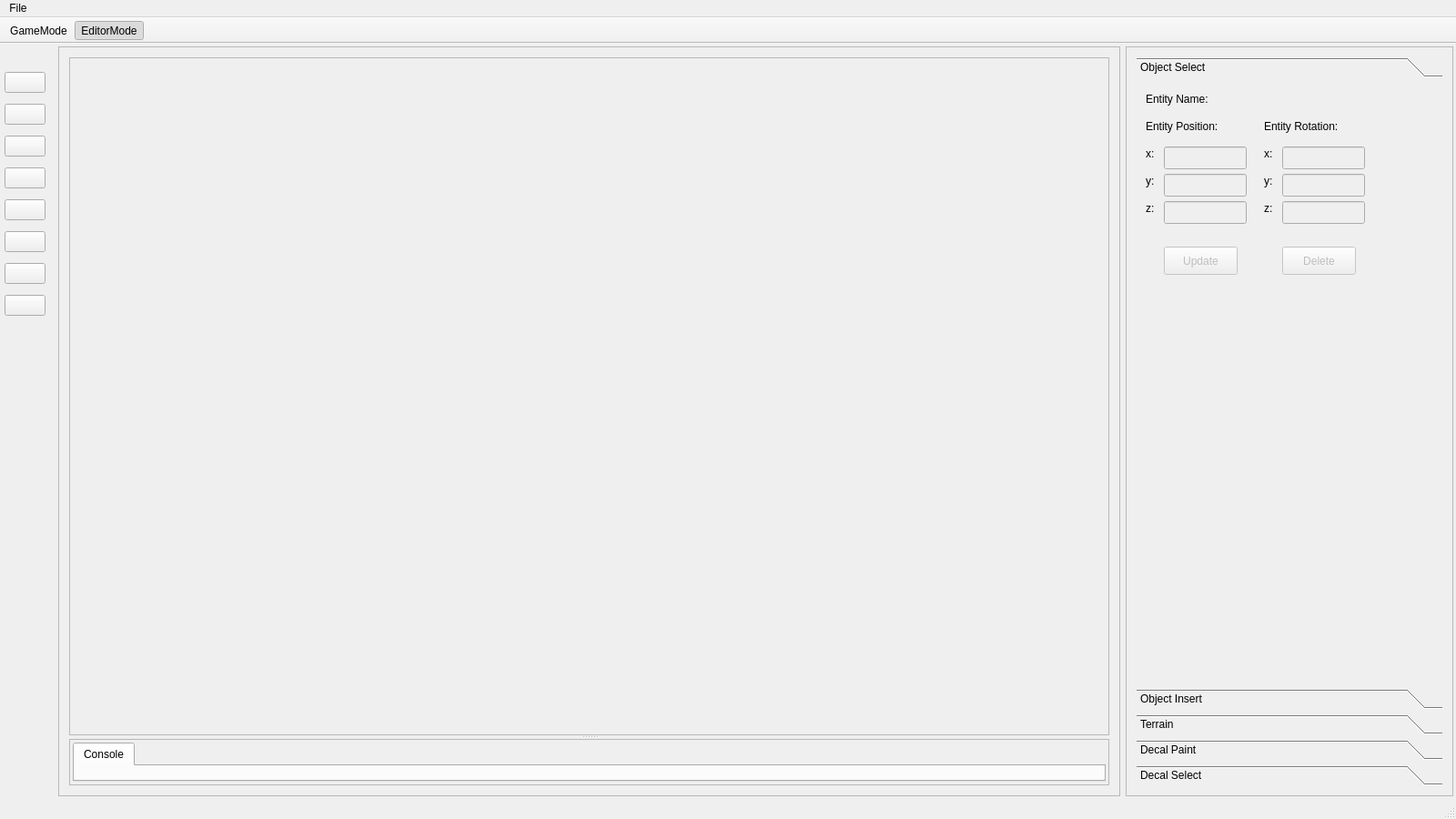
<?xml version="1.0" encoding="UTF-8"?>
<ui version="4.0">
 <class>bcBlackCatEditorClass</class>
 <widget class="QMainWindow" name="bcBlackCatEditorClass">
  <property name="geometry">
   <rect>
    <x>0</x>
    <y>0</y>
    <width>1600</width>
    <height>900</height>
   </rect>
  </property>
  <property name="sizePolicy">
   <sizepolicy hsizetype="Minimum" vsizetype="Minimum">
    <horstretch>0</horstretch>
    <verstretch>0</verstretch>
   </sizepolicy>
  </property>
  <property name="minimumSize">
   <size>
    <width>1600</width>
    <height>900</height>
   </size>
  </property>
  <property name="baseSize">
   <size>
    <width>1200</width>
    <height>750</height>
   </size>
  </property>
  <property name="windowTitle">
   <string>BlackCatEditor</string>
  </property>
  <widget class="QWidget" name="centralWidget">
   <property name="sizePolicy">
    <sizepolicy hsizetype="Expanding" vsizetype="Expanding">
     <horstretch>0</horstretch>
     <verstretch>0</verstretch>
    </sizepolicy>
   </property>
   <layout class="QVBoxLayout" name="verticalLayout_4">
    <property name="leftMargin">
     <number>3</number>
    </property>
    <property name="topMargin">
     <number>3</number>
    </property>
    <property name="rightMargin">
     <number>3</number>
    </property>
    <property name="bottomMargin">
     <number>3</number>
    </property>
    <item>
     <layout class="QHBoxLayout" name="mainLayout">
      <property name="spacing">
       <number>6</number>
      </property>
      <item>
       <widget class="QFrame" name="leftFrame">
        <property name="frameShape">
         <enum>QFrame::StyledPanel</enum>
        </property>
        <property name="frameShadow">
         <enum>QFrame::Raised</enum>
        </property>
        <layout class="QVBoxLayout" name="verticalLayout">
         <item>
          <widget class="QSplitter" name="splitter">
           <property name="orientation">
            <enum>Qt::Vertical</enum>
           </property>
           <widget class="QFrame" name="leftRenderFrame">
            <property name="sizePolicy">
             <sizepolicy hsizetype="Expanding" vsizetype="MinimumExpanding">
              <horstretch>0</horstretch>
              <verstretch>0</verstretch>
             </sizepolicy>
            </property>
            <property name="minimumSize">
             <size>
              <width>0</width>
              <height>550</height>
             </size>
            </property>
            <property name="frameShape">
             <enum>QFrame::StyledPanel</enum>
            </property>
            <property name="frameShadow">
             <enum>QFrame::Raised</enum>
            </property>
           </widget>
           <widget class="QFrame" name="leftBottomFrame">
            <property name="sizePolicy">
             <sizepolicy hsizetype="Expanding" vsizetype="Expanding">
              <horstretch>0</horstretch>
              <verstretch>0</verstretch>
             </sizepolicy>
            </property>
            <property name="baseSize">
             <size>
              <width>0</width>
              <height>0</height>
             </size>
            </property>
            <property name="frameShape">
             <enum>QFrame::StyledPanel</enum>
            </property>
            <property name="frameShadow">
             <enum>QFrame::Raised</enum>
            </property>
            <layout class="QHBoxLayout" name="horizontalLayout_3">
             <property name="spacing">
              <number>6</number>
             </property>
             <property name="leftMargin">
              <number>3</number>
             </property>
             <property name="topMargin">
              <number>3</number>
             </property>
             <property name="rightMargin">
              <number>3</number>
             </property>
             <property name="bottomMargin">
              <number>3</number>
             </property>
             <item>
              <widget class="QTabWidget" name="leftBottomTab">
               <property name="currentIndex">
                <number>0</number>
               </property>
               <widget class="QWidget" name="consoleTab">
                <attribute name="title">
                 <string>Console</string>
                </attribute>
               </widget>
              </widget>
             </item>
            </layout>
           </widget>
          </widget>
         </item>
        </layout>
       </widget>
      </item>
      <item>
       <widget class="QFrame" name="rightFrame">
        <property name="sizePolicy">
         <sizepolicy hsizetype="Fixed" vsizetype="Preferred">
          <horstretch>0</horstretch>
          <verstretch>0</verstretch>
         </sizepolicy>
        </property>
        <property name="minimumSize">
         <size>
          <width>360</width>
          <height>0</height>
         </size>
        </property>
        <property name="frameShape">
         <enum>QFrame::StyledPanel</enum>
        </property>
        <property name="frameShadow">
         <enum>QFrame::Raised</enum>
        </property>
        <property name="lineWidth">
         <number>10</number>
        </property>
        <layout class="QVBoxLayout" name="verticalLayout_2">
         <item>
          <widget class="QToolBox" name="rightToolBox">
           <property name="currentIndex">
            <number>0</number>
           </property>
           <property name="fontAwesome" stdset="0">
            <string>handpointero,cubes,areachart,pencil,pencilsquareo</string>
           </property>
           <widget class="QWidget" name="rightToolBoxObjectSelect">
            <property name="geometry">
             <rect>
              <x>0</x>
              <y>0</y>
              <width>340</width>
              <height>670</height>
             </rect>
            </property>
            <attribute name="label">
             <string>Object Select</string>
            </attribute>
            <widget class="QLabel" name="entityNameLabel">
             <property name="geometry">
              <rect>
               <x>10</x>
               <y>10</y>
               <width>81</width>
               <height>16</height>
              </rect>
             </property>
             <property name="text">
              <string>Entity Name:</string>
             </property>
            </widget>
            <widget class="QLabel" name="entityNameLabelValue">
             <property name="geometry">
              <rect>
               <x>100</x>
               <y>10</y>
               <width>231</width>
               <height>16</height>
              </rect>
             </property>
             <property name="text">
              <string/>
             </property>
            </widget>
            <widget class="QPushButton" name="entityDeleteButton">
             <property name="enabled">
              <bool>false</bool>
             </property>
             <property name="geometry">
              <rect>
               <x>160</x>
               <y>180</y>
               <width>81</width>
               <height>31</height>
              </rect>
             </property>
             <property name="text">
              <string>Delete</string>
             </property>
            </widget>
            <widget class="QLabel" name="entityPositionLabel">
             <property name="geometry">
              <rect>
               <x>10</x>
               <y>40</y>
               <width>81</width>
               <height>16</height>
              </rect>
             </property>
             <property name="text">
              <string>Entity Position:</string>
             </property>
            </widget>
            <widget class="QLineEdit" name="entityPositionXText">
             <property name="enabled">
              <bool>false</bool>
             </property>
             <property name="geometry">
              <rect>
               <x>30</x>
               <y>70</y>
               <width>91</width>
               <height>25</height>
              </rect>
             </property>
             <property name="readOnly">
              <bool>false</bool>
             </property>
            </widget>
            <widget class="QLabel" name="entityPositionXLabel">
             <property name="geometry">
              <rect>
               <x>10</x>
               <y>70</y>
               <width>16</width>
               <height>16</height>
              </rect>
             </property>
             <property name="text">
              <string>x:</string>
             </property>
            </widget>
            <widget class="QLabel" name="entityPositionYLabel">
             <property name="geometry">
              <rect>
               <x>10</x>
               <y>100</y>
               <width>16</width>
               <height>16</height>
              </rect>
             </property>
             <property name="text">
              <string>y:</string>
             </property>
            </widget>
            <widget class="QLineEdit" name="entityPositionYText">
             <property name="enabled">
              <bool>false</bool>
             </property>
             <property name="geometry">
              <rect>
               <x>30</x>
               <y>100</y>
               <width>91</width>
               <height>25</height>
              </rect>
             </property>
             <property name="readOnly">
              <bool>false</bool>
             </property>
            </widget>
            <widget class="QLabel" name="entityPositionZLabel">
             <property name="geometry">
              <rect>
               <x>10</x>
               <y>130</y>
               <width>16</width>
               <height>16</height>
              </rect>
             </property>
             <property name="text">
              <string>z:</string>
             </property>
            </widget>
            <widget class="QLineEdit" name="entityPositionZText">
             <property name="enabled">
              <bool>false</bool>
             </property>
             <property name="geometry">
              <rect>
               <x>30</x>
               <y>130</y>
               <width>91</width>
               <height>25</height>
              </rect>
             </property>
             <property name="readOnly">
              <bool>false</bool>
             </property>
            </widget>
            <widget class="QLineEdit" name="entityRotationZText">
             <property name="enabled">
              <bool>false</bool>
             </property>
             <property name="geometry">
              <rect>
               <x>160</x>
               <y>130</y>
               <width>91</width>
               <height>25</height>
              </rect>
             </property>
             <property name="readOnly">
              <bool>false</bool>
             </property>
            </widget>
            <widget class="QLabel" name="entityRotationXLabel">
             <property name="geometry">
              <rect>
               <x>140</x>
               <y>70</y>
               <width>16</width>
               <height>16</height>
              </rect>
             </property>
             <property name="text">
              <string>x:</string>
             </property>
            </widget>
            <widget class="QLabel" name="entityRotationYLabel">
             <property name="geometry">
              <rect>
               <x>140</x>
               <y>100</y>
               <width>16</width>
               <height>16</height>
              </rect>
             </property>
             <property name="text">
              <string>y:</string>
             </property>
            </widget>
            <widget class="QLabel" name="entityRotationLabel">
             <property name="geometry">
              <rect>
               <x>140</x>
               <y>40</y>
               <width>81</width>
               <height>16</height>
              </rect>
             </property>
             <property name="text">
              <string>Entity Rotation:</string>
             </property>
            </widget>
            <widget class="QLineEdit" name="entityRotationYText">
             <property name="enabled">
              <bool>false</bool>
             </property>
             <property name="geometry">
              <rect>
               <x>160</x>
               <y>100</y>
               <width>91</width>
               <height>25</height>
              </rect>
             </property>
             <property name="readOnly">
              <bool>false</bool>
             </property>
            </widget>
            <widget class="QLabel" name="entityRotationZLabel">
             <property name="geometry">
              <rect>
               <x>140</x>
               <y>130</y>
               <width>16</width>
               <height>16</height>
              </rect>
             </property>
             <property name="text">
              <string>z:</string>
             </property>
            </widget>
            <widget class="QLineEdit" name="entityRotationXText">
             <property name="enabled">
              <bool>false</bool>
             </property>
             <property name="geometry">
              <rect>
               <x>160</x>
               <y>70</y>
               <width>91</width>
               <height>25</height>
              </rect>
             </property>
             <property name="readOnly">
              <bool>false</bool>
             </property>
            </widget>
            <widget class="QPushButton" name="entityUpdateButton">
             <property name="enabled">
              <bool>false</bool>
             </property>
             <property name="geometry">
              <rect>
               <x>30</x>
               <y>180</y>
               <width>81</width>
               <height>31</height>
              </rect>
             </property>
             <property name="text">
              <string>Update</string>
             </property>
            </widget>
           </widget>
           <widget class="QWidget" name="rightToolBoxObjectInsert">
            <property name="geometry">
             <rect>
              <x>0</x>
              <y>0</y>
              <width>340</width>
              <height>670</height>
             </rect>
            </property>
            <attribute name="label">
             <string>Object Insert</string>
            </attribute>
            <layout class="QHBoxLayout" name="horizontalLayout_2">
             <item>
              <widget class="QListWidget" name="entityNameList"/>
             </item>
            </layout>
           </widget>
           <widget class="QWidget" name="rightToolBoxTerrain">
            <property name="geometry">
             <rect>
              <x>0</x>
              <y>0</y>
              <width>340</width>
              <height>670</height>
             </rect>
            </property>
            <attribute name="icon">
             <iconset theme="areaChart">
              <normaloff>C:/Users/moham/.designer/backup</normaloff>C:/Users/moham/.designer/backup</iconset>
            </attribute>
            <attribute name="label">
             <string>Terrain</string>
            </attribute>
            <layout class="QFormLayout" name="formLayout">
             <item row="0" column="0">
              <widget class="QLabel" name="terrainHeightLable">
               <property name="text">
                <string>Height: </string>
               </property>
              </widget>
             </item>
             <item row="0" column="1">
              <widget class="QLabel" name="terrainHeightValue">
               <property name="text">
                <string>0</string>
               </property>
              </widget>
             </item>
             <item row="2" column="0" colspan="2">
              <widget class="QSlider" name="terrainHeightSlider">
               <property name="minimum">
                <number>-20</number>
               </property>
               <property name="maximum">
                <number>20</number>
               </property>
               <property name="singleStep">
                <number>1</number>
               </property>
               <property name="pageStep">
                <number>2</number>
               </property>
               <property name="orientation">
                <enum>Qt::Horizontal</enum>
               </property>
               <property name="invertedAppearance">
                <bool>false</bool>
               </property>
               <property name="tickInterval">
                <number>0</number>
               </property>
              </widget>
             </item>
             <item row="6" column="0">
              <widget class="QLabel" name="terrainSmoothLable">
               <property name="text">
                <string>Smooth:</string>
               </property>
              </widget>
             </item>
             <item row="7" column="0" colspan="2">
              <widget class="QSlider" name="terrainSmoothSlider">
               <property name="minimum">
                <number>1</number>
               </property>
               <property name="maximum">
                <number>6</number>
               </property>
               <property name="pageStep">
                <number>1</number>
               </property>
               <property name="orientation">
                <enum>Qt::Horizontal</enum>
               </property>
              </widget>
             </item>
             <item row="6" column="1">
              <widget class="QLabel" name="terrainSmoothValue">
               <property name="text">
                <string>1</string>
               </property>
              </widget>
             </item>
             <item row="10" column="0">
              <widget class="QLabel" name="terrainMaterialLable">
               <property name="text">
                <string>Material: </string>
               </property>
              </widget>
             </item>
             <item row="11" column="0" colspan="2">
              <widget class="QComboBox" name="terrainMaterialCombo">
               <item>
                <property name="text">
                 <string>Material 1</string>
                </property>
               </item>
               <item>
                <property name="text">
                 <string>Material 2</string>
                </property>
               </item>
               <item>
                <property name="text">
                 <string>Material 3</string>
                </property>
               </item>
               <item>
                <property name="text">
                 <string>Material 4</string>
                </property>
               </item>
               <item>
                <property name="text">
                 <string>Material 5</string>
                </property>
               </item>
               <item>
                <property name="text">
                 <string>Material 6</string>
                </property>
               </item>
               <item>
                <property name="text">
                 <string>Material 7</string>
                </property>
               </item>
               <item>
                <property name="text">
                 <string>Material 8</string>
                </property>
               </item>
              </widget>
             </item>
             <item row="4" column="0" colspan="2">
              <widget class="QSlider" name="terrainRadiusSlider">
               <property name="minimum">
                <number>1</number>
               </property>
               <property name="maximum">
                <number>50</number>
               </property>
               <property name="singleStep">
                <number>1</number>
               </property>
               <property name="value">
                <number>25</number>
               </property>
               <property name="orientation">
                <enum>Qt::Horizontal</enum>
               </property>
               <property name="invertedAppearance">
                <bool>false</bool>
               </property>
               <property name="tickInterval">
                <number>0</number>
               </property>
              </widget>
             </item>
             <item row="3" column="0">
              <widget class="QLabel" name="terrainRadiusLable">
               <property name="text">
                <string>Radius: </string>
               </property>
              </widget>
             </item>
             <item row="3" column="1">
              <widget class="QLabel" name="terrainRadiusValue">
               <property name="text">
                <string>25</string>
               </property>
              </widget>
             </item>
            </layout>
           </widget>
           <widget class="QWidget" name="rightToolBoxDecalInsert">
            <property name="geometry">
             <rect>
              <x>0</x>
              <y>0</y>
              <width>340</width>
              <height>670</height>
             </rect>
            </property>
            <attribute name="label">
             <string>Decal Paint</string>
            </attribute>
            <layout class="QHBoxLayout" name="horizontalLayout">
             <item>
              <widget class="QListWidget" name="decalNameList"/>
             </item>
            </layout>
           </widget>
           <widget class="QWidget" name="rightToolBoxDecalSelect">
            <attribute name="label">
             <string>Decal Select</string>
            </attribute>
            <widget class="QPushButton" name="decalUpdateButton">
             <property name="enabled">
              <bool>false</bool>
             </property>
             <property name="geometry">
              <rect>
               <x>20</x>
               <y>90</y>
               <width>81</width>
               <height>31</height>
              </rect>
             </property>
             <property name="text">
              <string>Update</string>
             </property>
            </widget>
            <widget class="QPushButton" name="decalDeleteButton">
             <property name="enabled">
              <bool>false</bool>
             </property>
             <property name="geometry">
              <rect>
               <x>160</x>
               <y>90</y>
               <width>81</width>
               <height>31</height>
              </rect>
             </property>
             <property name="text">
              <string>Delete</string>
             </property>
            </widget>
            <widget class="QLineEdit" name="decalRotationText">
             <property name="enabled">
              <bool>false</bool>
             </property>
             <property name="geometry">
              <rect>
               <x>100</x>
               <y>40</y>
               <width>91</width>
               <height>25</height>
              </rect>
             </property>
             <property name="readOnly">
              <bool>false</bool>
             </property>
            </widget>
            <widget class="QLabel" name="decalNameLabel">
             <property name="geometry">
              <rect>
               <x>10</x>
               <y>0</y>
               <width>81</width>
               <height>16</height>
              </rect>
             </property>
             <property name="text">
              <string>Decal Name:</string>
             </property>
            </widget>
            <widget class="QLabel" name="decalRotationLabel">
             <property name="geometry">
              <rect>
               <x>10</x>
               <y>40</y>
               <width>81</width>
               <height>16</height>
              </rect>
             </property>
             <property name="text">
              <string>Decal Rotation:</string>
             </property>
            </widget>
            <widget class="QLabel" name="decalNameLabelValue">
             <property name="geometry">
              <rect>
               <x>100</x>
               <y>0</y>
               <width>231</width>
               <height>16</height>
              </rect>
             </property>
             <property name="text">
              <string/>
             </property>
            </widget>
           </widget>
          </widget>
         </item>
        </layout>
       </widget>
      </item>
     </layout>
    </item>
   </layout>
  </widget>
  <widget class="QMenuBar" name="mainMenuBar">
   <property name="geometry">
    <rect>
     <x>0</x>
     <y>0</y>
     <width>1600</width>
     <height>21</height>
    </rect>
   </property>
   <widget class="QMenu" name="fileMenu">
    <property name="title">
     <string>File</string>
    </property>
    <addaction name="newSceneMenu"/>
    <addaction name="loadSceneMenu"/>
    <addaction name="saveSceneMenu"/>
   </widget>
   <addaction name="fileMenu"/>
  </widget>
  <widget class="QToolBar" name="mainToolBar">
   <property name="sizePolicy">
    <sizepolicy hsizetype="Preferred" vsizetype="Fixed">
     <horstretch>0</horstretch>
     <verstretch>0</verstretch>
    </sizepolicy>
   </property>
   <property name="minimumSize">
    <size>
     <width>0</width>
     <height>0</height>
    </size>
   </property>
   <property name="maximumSize">
    <size>
     <width>16777215</width>
     <height>30</height>
    </size>
   </property>
   <property name="baseSize">
    <size>
     <width>0</width>
     <height>0</height>
    </size>
   </property>
   <property name="movable">
    <bool>false</bool>
   </property>
   <property name="orientation">
    <enum>Qt::Horizontal</enum>
   </property>
   <property name="iconSize">
    <size>
     <width>22</width>
     <height>22</height>
    </size>
   </property>
   <property name="floatable">
    <bool>false</bool>
   </property>
   <attribute name="toolBarArea">
    <enum>TopToolBarArea</enum>
   </attribute>
   <attribute name="toolBarBreak">
    <bool>false</bool>
   </attribute>
   <addaction name="gameModeButton"/>
   <addaction name="editorModeButton"/>
  </widget>
  <widget class="QStatusBar" name="statusBar">
   <property name="sizePolicy">
    <sizepolicy hsizetype="Preferred" vsizetype="Preferred">
     <horstretch>0</horstretch>
     <verstretch>0</verstretch>
    </sizepolicy>
   </property>
  </widget>
  <widget class="QDockWidget" name="toolsDock">
   <property name="sizePolicy">
    <sizepolicy hsizetype="Maximum" vsizetype="Preferred">
     <horstretch>0</horstretch>
     <verstretch>0</verstretch>
    </sizepolicy>
   </property>
   <property name="minimumSize">
    <size>
     <width>55</width>
     <height>914</height>
    </size>
   </property>
   <property name="maximumSize">
    <size>
     <width>55</width>
     <height>524287</height>
    </size>
   </property>
   <property name="floating">
    <bool>false</bool>
   </property>
   <property name="features">
    <set>QDockWidget::NoDockWidgetFeatures</set>
   </property>
   <property name="windowTitle">
    <string notr="true"/>
   </property>
   <attribute name="dockWidgetArea">
    <number>1</number>
   </attribute>
   <widget class="QWidget" name="toolsDockContents">
    <layout class="QVBoxLayout" name="verticalLayout_3" stretch="0,0,0,0,0,0,0,0">
     <property name="spacing">
      <number>0</number>
     </property>
     <property name="sizeConstraint">
      <enum>QLayout::SetDefaultConstraint</enum>
     </property>
     <property name="leftMargin">
      <number>5</number>
     </property>
     <property name="topMargin">
      <number>0</number>
     </property>
     <property name="rightMargin">
      <number>5</number>
     </property>
     <property name="bottomMargin">
      <number>600</number>
     </property>
     <item>
      <widget class="QToolButton" name="objectSelectButton">
       <property name="sizePolicy">
        <sizepolicy hsizetype="Expanding" vsizetype="Fixed">
         <horstretch>0</horstretch>
         <verstretch>0</verstretch>
        </sizepolicy>
       </property>
       <property name="toolTip">
        <string>Object Select</string>
       </property>
       <property name="text">
        <string/>
       </property>
       <property name="checkable">
        <bool>true</bool>
       </property>
       <property name="autoExclusive">
        <bool>true</bool>
       </property>
       <property name="fontAwesome" stdset="0">
        <string>handpointero</string>
       </property>
      </widget>
     </item>
     <item>
      <widget class="QToolButton" name="objectInsertButton">
       <property name="sizePolicy">
        <sizepolicy hsizetype="Expanding" vsizetype="Fixed">
         <horstretch>0</horstretch>
         <verstretch>0</verstretch>
        </sizepolicy>
       </property>
       <property name="toolTip">
        <string>Object Insert</string>
       </property>
       <property name="text">
        <string/>
       </property>
       <property name="checkable">
        <bool>true</bool>
       </property>
       <property name="autoExclusive">
        <bool>true</bool>
       </property>
       <property name="fontAwesome" stdset="0">
        <string>cubes</string>
       </property>
      </widget>
     </item>
     <item>
      <widget class="QToolButton" name="terrainHeightButton">
       <property name="sizePolicy">
        <sizepolicy hsizetype="Expanding" vsizetype="Fixed">
         <horstretch>0</horstretch>
         <verstretch>0</verstretch>
        </sizepolicy>
       </property>
       <property name="minimumSize">
        <size>
         <width>0</width>
         <height>0</height>
        </size>
       </property>
       <property name="sizeIncrement">
        <size>
         <width>0</width>
         <height>0</height>
        </size>
       </property>
       <property name="baseSize">
        <size>
         <width>0</width>
         <height>0</height>
        </size>
       </property>
       <property name="toolTip">
        <string>Terrain Height</string>
       </property>
       <property name="text">
        <string/>
       </property>
       <property name="checkable">
        <bool>true</bool>
       </property>
       <property name="autoExclusive">
        <bool>true</bool>
       </property>
       <property name="fontAwesome" stdset="0">
        <string>areachart</string>
       </property>
      </widget>
     </item>
     <item>
      <widget class="QToolButton" name="terrainSmoothButton">
       <property name="sizePolicy">
        <sizepolicy hsizetype="Expanding" vsizetype="Fixed">
         <horstretch>0</horstretch>
         <verstretch>0</verstretch>
        </sizepolicy>
       </property>
       <property name="toolTip">
        <string>Terrain Smooth</string>
       </property>
       <property name="text">
        <string/>
       </property>
       <property name="checkable">
        <bool>true</bool>
       </property>
       <property name="autoExclusive">
        <bool>true</bool>
       </property>
       <property name="fontAwesome" stdset="0">
        <string>bullseye</string>
       </property>
      </widget>
     </item>
     <item>
      <widget class="QToolButton" name="terrainMaterialButton">
       <property name="sizePolicy">
        <sizepolicy hsizetype="Expanding" vsizetype="Fixed">
         <horstretch>0</horstretch>
         <verstretch>0</verstretch>
        </sizepolicy>
       </property>
       <property name="toolTip">
        <string>Terrain Material</string>
       </property>
       <property name="text">
        <string/>
       </property>
       <property name="checkable">
        <bool>true</bool>
       </property>
       <property name="autoExclusive">
        <bool>true</bool>
       </property>
       <property name="fontAwesome" stdset="0">
        <string>envira</string>
       </property>
      </widget>
     </item>
     <item>
      <widget class="QToolButton" name="terrainMaterialSmoothButton">
       <property name="sizePolicy">
        <sizepolicy hsizetype="Expanding" vsizetype="Fixed">
         <horstretch>0</horstretch>
         <verstretch>0</verstretch>
        </sizepolicy>
       </property>
       <property name="toolTip">
        <string>Terrain Material Smooth</string>
       </property>
       <property name="text">
        <string/>
       </property>
       <property name="checkable">
        <bool>true</bool>
       </property>
       <property name="autoExclusive">
        <bool>true</bool>
       </property>
       <property name="fontAwesome" stdset="0">
        <string>bullseye</string>
       </property>
      </widget>
     </item>
     <item>
      <widget class="QToolButton" name="decalPainterButton">
       <property name="sizePolicy">
        <sizepolicy hsizetype="Expanding" vsizetype="Fixed">
         <horstretch>0</horstretch>
         <verstretch>0</verstretch>
        </sizepolicy>
       </property>
       <property name="toolTip">
        <string>Decal Painter</string>
       </property>
       <property name="text">
        <string/>
       </property>
       <property name="checkable">
        <bool>true</bool>
       </property>
       <property name="autoExclusive">
        <bool>true</bool>
       </property>
       <property name="fontAwesome" stdset="0">
        <string>pencil</string>
       </property>
      </widget>
     </item>
     <item>
      <widget class="QToolButton" name="decalSelectButton">
       <property name="sizePolicy">
        <sizepolicy hsizetype="Expanding" vsizetype="Fixed">
         <horstretch>0</horstretch>
         <verstretch>0</verstretch>
        </sizepolicy>
       </property>
       <property name="toolTip">
        <string>Decal Select</string>
       </property>
       <property name="text">
        <string/>
       </property>
       <property name="checkable">
        <bool>true</bool>
       </property>
       <property name="autoExclusive">
        <bool>true</bool>
       </property>
       <property name="fontAwesome" stdset="0">
        <string>pencilsquareo</string>
       </property>
      </widget>
     </item>
    </layout>
   </widget>
  </widget>
  <action name="newSceneMenu">
   <property name="text">
    <string>NewScene</string>
   </property>
  </action>
  <action name="loadSceneMenu">
   <property name="text">
    <string>LoadScene</string>
   </property>
  </action>
  <action name="saveSceneMenu">
   <property name="text">
    <string>SaveScene</string>
   </property>
  </action>
  <action name="gameModeButton">
   <property name="checkable">
    <bool>true</bool>
   </property>
   <property name="text">
    <string>GameMode</string>
   </property>
   <property name="toolTip">
    <string>GameMode</string>
   </property>
   <property name="fontAwesome" stdset="0">
    <string>play</string>
   </property>
  </action>
  <action name="editorModeButton">
   <property name="checkable">
    <bool>true</bool>
   </property>
   <property name="checked">
    <bool>true</bool>
   </property>
   <property name="text">
    <string>EditorMode</string>
   </property>
   <property name="toolTip">
    <string>EditorMode</string>
   </property>
   <property name="fontAwesome" stdset="0">
    <string>stop</string>
   </property>
  </action>
 </widget>
 <layoutdefault spacing="6" margin="11"/>
 <resources>
  <include location="bcBlackCatEditor.qrc"/>
 </resources>
 <connections>
  <connection>
   <sender>terrainHeightSlider</sender>
   <signal>valueChanged(int)</signal>
   <receiver>terrainHeightValue</receiver>
   <slot>setNum(int)</slot>
   <hints>
    <hint type="sourcelabel">
     <x>1572</x>
     <y>169</y>
    </hint>
    <hint type="destinationlabel">
     <x>1336</x>
     <y>121</y>
    </hint>
   </hints>
  </connection>
  <connection>
   <sender>terrainSmoothSlider</sender>
   <signal>valueChanged(int)</signal>
   <receiver>terrainSmoothValue</receiver>
   <slot>setNum(int)</slot>
   <hints>
    <hint type="sourcelabel">
     <x>1572</x>
     <y>221</y>
    </hint>
    <hint type="destinationlabel">
     <x>1572</x>
     <y>192</y>
    </hint>
   </hints>
  </connection>
  <connection>
   <sender>terrainRadiusSlider</sender>
   <signal>valueChanged(int)</signal>
   <receiver>terrainRadiusValue</receiver>
   <slot>setNum(int)</slot>
   <hints>
    <hint type="sourcelabel">
     <x>1281</x>
     <y>261</y>
    </hint>
    <hint type="destinationlabel">
     <x>1317</x>
     <y>239</y>
    </hint>
   </hints>
  </connection>
 </connections>
 <slots>
  <slot>on_pushButton_clicked()</slot>
 </slots>
</ui>
